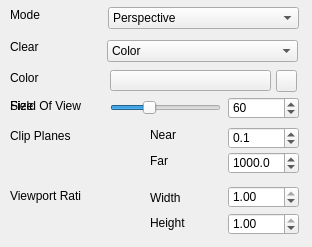
<?xml version="1.0" encoding="UTF-8"?>
<ui version="4.0">
 <class>PropertiesCamera</class>
 <widget class="QWidget" name="PropertiesCamera">
  <property name="geometry">
   <rect>
    <x>0</x>
    <y>0</y>
    <width>312</width>
    <height>247</height>
   </rect>
  </property>
  <property name="sizePolicy">
   <sizepolicy hsizetype="Preferred" vsizetype="Preferred">
    <horstretch>0</horstretch>
    <verstretch>0</verstretch>
   </sizepolicy>
  </property>
  <property name="minimumSize">
   <size>
    <width>0</width>
    <height>0</height>
   </size>
  </property>
  <property name="windowTitle">
   <string>Form</string>
  </property>
  <widget class="QLabel" name="labelMode">
   <property name="geometry">
    <rect>
     <x>10</x>
     <y>7</y>
     <width>41</width>
     <height>16</height>
    </rect>
   </property>
   <property name="text">
    <string>Mode</string>
   </property>
  </widget>
  <widget class="QComboBox" name="comboBoxMode">
   <property name="geometry">
    <rect>
     <x>108</x>
     <y>7</y>
     <width>191</width>
     <height>22</height>
    </rect>
   </property>
   <item>
    <property name="text">
     <string>Perspective</string>
    </property>
   </item>
   <item>
    <property name="text">
     <string>Orthographic</string>
    </property>
   </item>
  </widget>
  <widget class="QLabel" name="labelFieldOfView">
   <property name="geometry">
    <rect>
     <x>10</x>
     <y>98</y>
     <width>71</width>
     <height>16</height>
    </rect>
   </property>
   <property name="text">
    <string>Field Of View</string>
   </property>
  </widget>
  <widget class="QSlider" name="horizontalSliderFieldOfView">
   <property name="geometry">
    <rect>
     <x>110</x>
     <y>98</y>
     <width>111</width>
     <height>20</height>
    </rect>
   </property>
   <property name="minimum">
    <number>1</number>
   </property>
   <property name="maximum">
    <number>179</number>
   </property>
   <property name="value">
    <number>60</number>
   </property>
   <property name="orientation">
    <enum>Qt::Horizontal</enum>
   </property>
  </widget>
  <widget class="QSpinBox" name="spinBoxFieldOfView">
   <property name="geometry">
    <rect>
     <x>228</x>
     <y>97</y>
     <width>71</width>
     <height>22</height>
    </rect>
   </property>
   <property name="minimum">
    <number>1</number>
   </property>
   <property name="maximum">
    <number>179</number>
   </property>
   <property name="singleStep">
    <number>5</number>
   </property>
   <property name="value">
    <number>60</number>
   </property>
   <property name="displayIntegerBase">
    <number>10</number>
   </property>
  </widget>
  <widget class="QLabel" name="labelClipPlanes">
   <property name="geometry">
    <rect>
     <x>10</x>
     <y>128</y>
     <width>81</width>
     <height>16</height>
    </rect>
   </property>
   <property name="text">
    <string>Clip Planes</string>
   </property>
  </widget>
  <widget class="QLabel" name="labelNearPlane">
   <property name="geometry">
    <rect>
     <x>150</x>
     <y>127</y>
     <width>31</width>
     <height>16</height>
    </rect>
   </property>
   <property name="text">
    <string>Near</string>
   </property>
  </widget>
  <widget class="QDoubleSpinBox" name="doubleSpinBoxNearPlane">
   <property name="geometry">
    <rect>
     <x>228</x>
     <y>127</y>
     <width>71</width>
     <height>22</height>
    </rect>
   </property>
   <property name="decimals">
    <number>1</number>
   </property>
   <property name="maximum">
    <double>100000.000000000000000</double>
   </property>
   <property name="singleStep">
    <double>10.000000000000000</double>
   </property>
   <property name="value">
    <double>0.100000000000000</double>
   </property>
  </widget>
  <widget class="QLabel" name="labelFarPlane">
   <property name="geometry">
    <rect>
     <x>150</x>
     <y>153</y>
     <width>31</width>
     <height>16</height>
    </rect>
   </property>
   <property name="text">
    <string>Far</string>
   </property>
  </widget>
  <widget class="QDoubleSpinBox" name="doubleSpinBoxFarPlane">
   <property name="geometry">
    <rect>
     <x>228</x>
     <y>152</y>
     <width>71</width>
     <height>22</height>
    </rect>
   </property>
   <property name="decimals">
    <number>1</number>
   </property>
   <property name="maximum">
    <double>100000.000000000000000</double>
   </property>
   <property name="value">
    <double>1000.000000000000000</double>
   </property>
  </widget>
  <widget class="QLabel" name="labelViewportRatio">
   <property name="geometry">
    <rect>
     <x>10</x>
     <y>188</y>
     <width>71</width>
     <height>16</height>
    </rect>
   </property>
   <property name="text">
    <string>Viewport Ratio</string>
   </property>
  </widget>
  <widget class="QLabel" name="labelViewportScaleWidth">
   <property name="geometry">
    <rect>
     <x>150</x>
     <y>191</y>
     <width>47</width>
     <height>14</height>
    </rect>
   </property>
   <property name="text">
    <string>Width</string>
   </property>
  </widget>
  <widget class="QDoubleSpinBox" name="doubleSpinBoxViewportWidth">
   <property name="geometry">
    <rect>
     <x>228</x>
     <y>186</y>
     <width>71</width>
     <height>22</height>
    </rect>
   </property>
   <property name="maximum">
    <double>1.000000000000000</double>
   </property>
   <property name="singleStep">
    <double>0.250000000000000</double>
   </property>
   <property name="value">
    <double>1.000000000000000</double>
   </property>
  </widget>
  <widget class="QLabel" name="labelViewportScaleHeight">
   <property name="geometry">
    <rect>
     <x>150</x>
     <y>216</y>
     <width>47</width>
     <height>14</height>
    </rect>
   </property>
   <property name="text">
    <string>Height</string>
   </property>
  </widget>
  <widget class="QDoubleSpinBox" name="doubleSpinBoxViewportHeight">
   <property name="geometry">
    <rect>
     <x>228</x>
     <y>213</y>
     <width>71</width>
     <height>22</height>
    </rect>
   </property>
   <property name="minimum">
    <double>0.000000000000000</double>
   </property>
   <property name="maximum">
    <double>1.000000000000000</double>
   </property>
   <property name="singleStep">
    <double>0.250000000000000</double>
   </property>
   <property name="value">
    <double>1.000000000000000</double>
   </property>
  </widget>
  <widget class="QLabel" name="label">
   <property name="geometry">
    <rect>
     <x>10</x>
     <y>40</y>
     <width>47</width>
     <height>14</height>
    </rect>
   </property>
   <property name="text">
    <string>Clear</string>
   </property>
  </widget>
  <widget class="QComboBox" name="comboBoxClear">
   <property name="geometry">
    <rect>
     <x>107</x>
     <y>40</y>
     <width>191</width>
     <height>22</height>
    </rect>
   </property>
   <item>
    <property name="text">
     <string>Color</string>
    </property>
   </item>
   <item>
    <property name="text">
     <string>Sky</string>
    </property>
   </item>
   <item>
    <property name="text">
     <string>Depth Only</string>
    </property>
   </item>
   <item>
    <property name="text">
     <string>Nothing</string>
    </property>
   </item>
  </widget>
  <widget class="QLabel" name="labelColor">
   <property name="geometry">
    <rect>
     <x>10</x>
     <y>70</y>
     <width>81</width>
     <height>16</height>
    </rect>
   </property>
   <property name="text">
    <string>Color</string>
   </property>
  </widget>
  <widget class="QToolButton" name="toolButtonColor">
   <property name="geometry">
    <rect>
     <x>110</x>
     <y>70</y>
     <width>161</width>
     <height>21</height>
    </rect>
   </property>
   <property name="autoFillBackground">
    <bool>true</bool>
   </property>
   <property name="text">
    <string/>
   </property>
   <property name="iconSize">
    <size>
     <width>180</width>
     <height>16</height>
    </size>
   </property>
  </widget>
  <widget class="QPushButton" name="pushButtonColorEyeDropper">
   <property name="geometry">
    <rect>
     <x>276</x>
     <y>70</y>
     <width>21</width>
     <height>22</height>
    </rect>
   </property>
   <property name="text">
    <string/>
   </property>
   <property name="icon">
    <iconset resource="../rainbow-editor.qrc">
     <normaloff>:/res/images/eyedropper.png</normaloff>:/res/images/eyedropper.png</iconset>
   </property>
  </widget>
  <widget class="QLabel" name="labelSize">
   <property name="geometry">
    <rect>
     <x>10</x>
     <y>98</y>
     <width>31</width>
     <height>16</height>
    </rect>
   </property>
   <property name="text">
    <string>Size</string>
   </property>
  </widget>
  <widget class="QDoubleSpinBox" name="doubleSpinBoxSize">
   <property name="geometry">
    <rect>
     <x>228</x>
     <y>97</y>
     <width>71</width>
     <height>22</height>
    </rect>
   </property>
   <property name="maximum">
    <double>10000.000000000000000</double>
   </property>
  </widget>
  <zorder>labelSize</zorder>
  <zorder>doubleSpinBoxSize</zorder>
  <zorder>labelMode</zorder>
  <zorder>comboBoxMode</zorder>
  <zorder>labelFieldOfView</zorder>
  <zorder>horizontalSliderFieldOfView</zorder>
  <zorder>spinBoxFieldOfView</zorder>
  <zorder>labelClipPlanes</zorder>
  <zorder>labelNearPlane</zorder>
  <zorder>doubleSpinBoxNearPlane</zorder>
  <zorder>labelFarPlane</zorder>
  <zorder>doubleSpinBoxFarPlane</zorder>
  <zorder>labelViewportRatio</zorder>
  <zorder>labelViewportScaleWidth</zorder>
  <zorder>doubleSpinBoxViewportWidth</zorder>
  <zorder>labelViewportScaleHeight</zorder>
  <zorder>doubleSpinBoxViewportHeight</zorder>
  <zorder>label</zorder>
  <zorder>comboBoxClear</zorder>
  <zorder>labelColor</zorder>
  <zorder>toolButtonColor</zorder>
  <zorder>pushButtonColorEyeDropper</zorder>
 </widget>
 <resources>
  <include location="../rainbow-editor.qrc"/>
 </resources>
 <connections/>
</ui>
